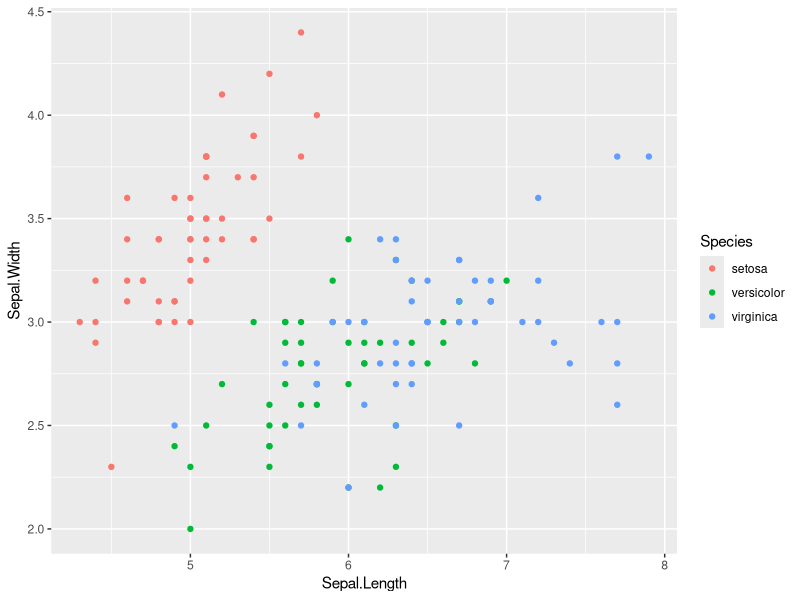
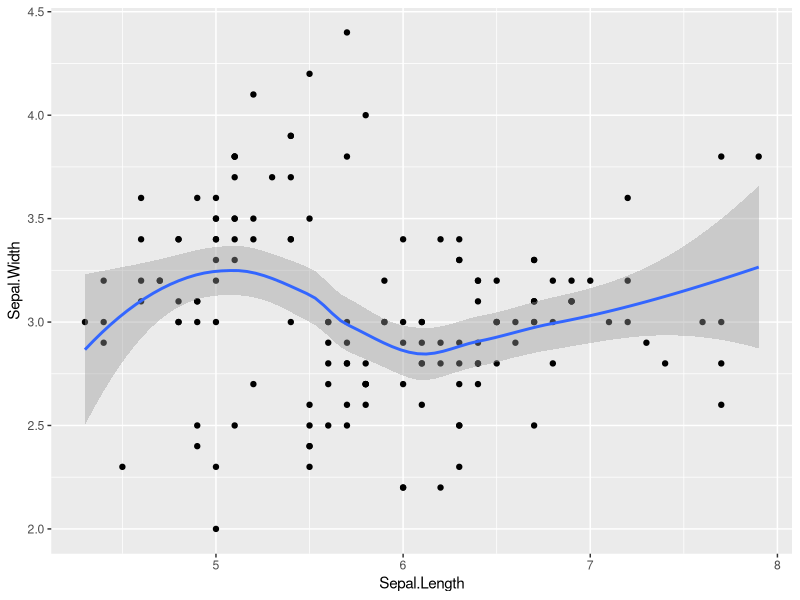
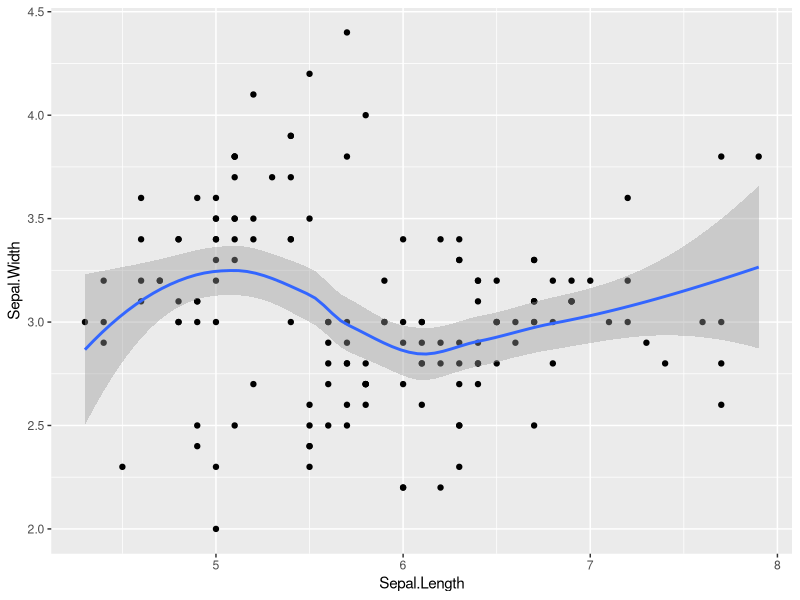
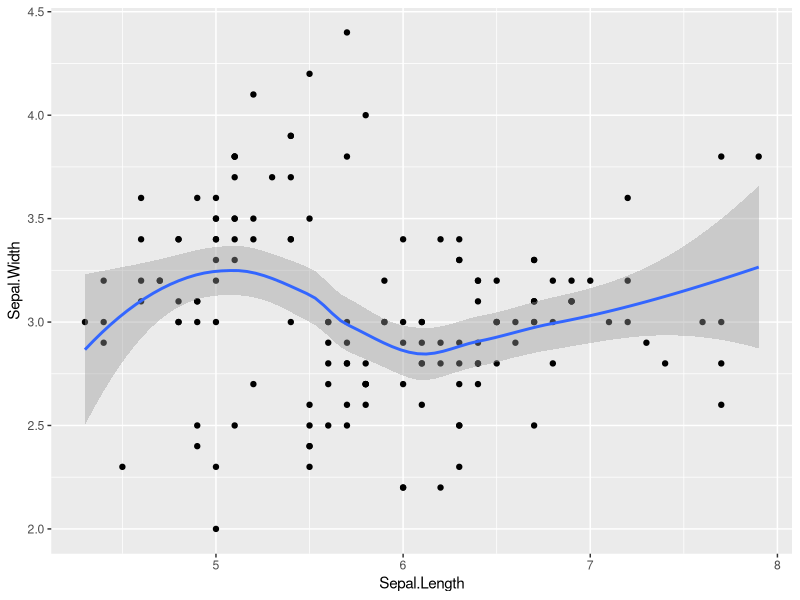
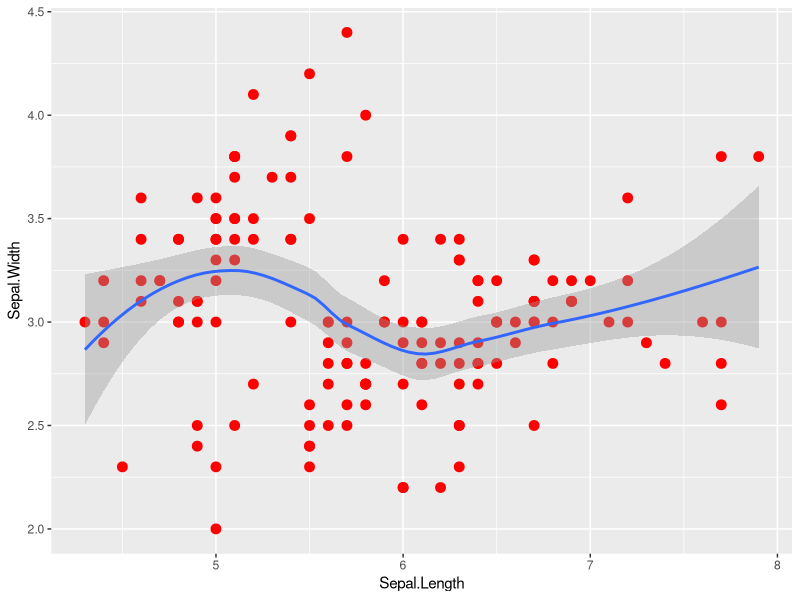
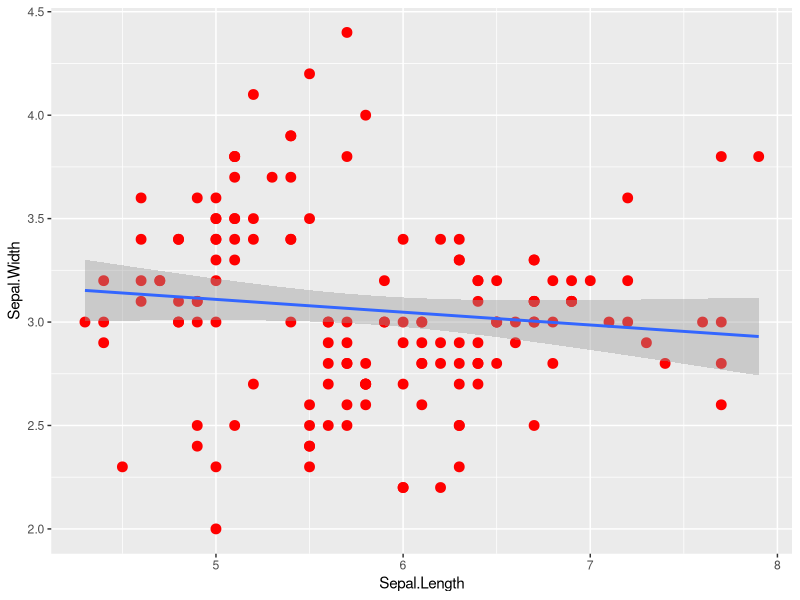
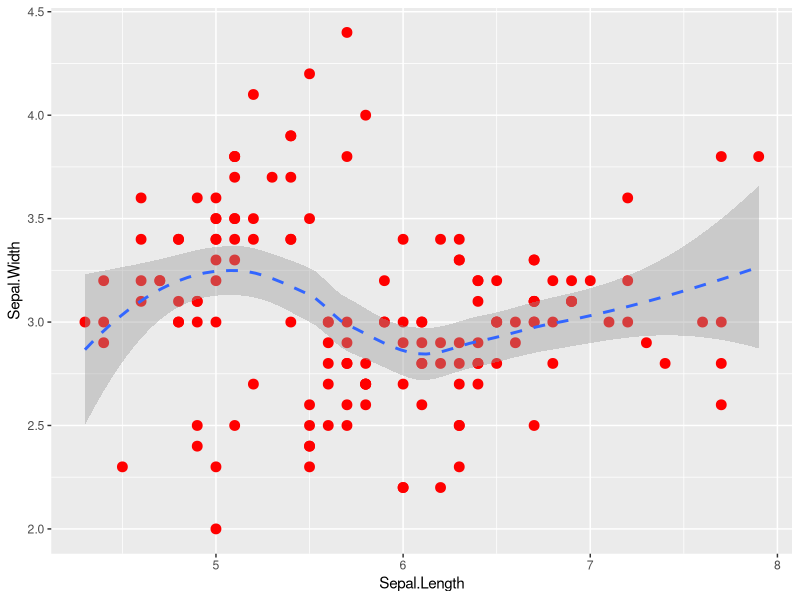
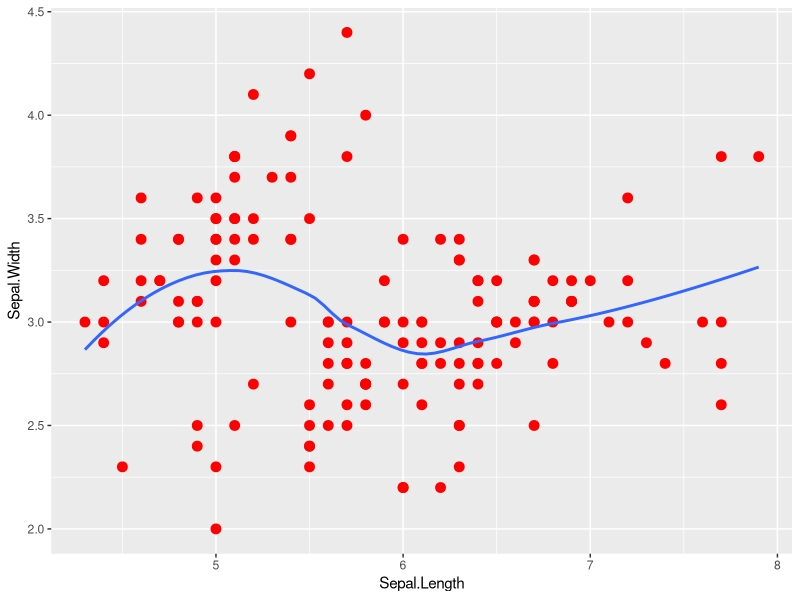

The R source for these figures, in order: (Note: this script raises an error after producing the figures.)
## ---- chunk 1
library(ggplot2)

ggplot() +
  geom_point(data = iris,
             aes(x = Sepal.Length, y=Sepal.Width, colour = Species))

## ---- chunk 2
ggplot() + 
  geom_point(data = iris, aes(x = Sepal.Length, y = Sepal.Width)) +
  geom_smooth(data = iris, aes(x = Sepal.Length, y = Sepal.Width))

## ---- chunk 3
ggplot(data = iris, aes(x= Sepal.Length, y = Sepal.Width)) +
  geom_point() +
  geom_smooth()

iris_plot = ggplot(data = iris, 
                   aes(x = Sepal.Length, y = Sepal.Width))

iris_plot +
  geom_point() +
  geom_smooth()

## ---- chunk 4
data = diamonds
head(data)
## ---- chunk 5
iris_plot +
  geom_point(size = 3, colour = 'red') +
  geom_smooth()

# parameter 지정 (에스테틱 일괄 지정)
## ---- chunk 6
iris_plot + 
  geom_point(size = 3, colour = 'red') +
  geom_smooth(method = 'lm')

## ---- chunk 7
# 선의 모양 변경 
iris_plot +
  geom_point(size =3 , colour = 'red') +
  geom_smooth(linetype = 2)

# standard error 의 범위를 표현하지 않는다. 
iris_plot + 
  geom_point(size = 3, colour = 'red') +
  geom_smooth(se= FALSE)

## ---- chunk 8

iris_plot = ggplot(data = iris, 
          aes(x = Species, y = Sepal.Width))


iris_plot + 
  geom_boxplot(fill='#3399FF', colour='#C8B923')
iris_plot + 
  geom_boxplot(fill='#3399FF', colour='blue')

## ---- chunk 9
ggplot(data = mpg, aes(displ, hwy)) +
  geom_point(position = "jitter") + 
  geom_smooth()

# 누적 막대그래프 

ggplot(mtcars,
  aes(factor(cyl), fill = factor(vs)))+
  geom_bar(position = "stack")

ggplot(mtcars,
  aes(factor(cyl), fill = factor(vs)))+
  geom_bar(position = "fill")

ggplot(mtcars,
  aes(factor(cyl), fill = factor(vs)))+
  geom_bar(position = "dodge")
## ---- chunk 10

head(diamonds, 10)

ggplot(diamonds, 
    aes(x=clarity, fill=cut))+ 
    geom_bar(position="stack")

## ---- chunk 11
dia_bar <- ggplot(diamonds, aes(x=cut, fill=cut)) + geom_bar()
dia_bar + scale_fill_brewer()
## ---- chunk 12
dia_bar + 
  scale_fill_brewer(palette = 'Paired')

dia_bar + 
  scale_fill_brewer(palette = 'Accent')

## ---- chunk 13
dia_bar + 
  coord_flip()
## ---- chunk 14
dia_bar + 
  coord_polar()
## ---- chunk 15
mtc_point <- ggplot(mtcars, aes(mpg, wt) + geom_point())

mtc_point +
  facet_wrap(~cyl)
## ---- chunk 16
ggplot(iris, aes(x=Sepal.Width, y=Sepal.Length)) +
  geom_point()

ggplot(iris, aes(x=Sepal.Width, y=Sepal.Length)) +
  geom_point() +
  facet_wrap(~ Species) + 
  theme_bw()


## ---- chunk 17
ggplot(data=iris, aes(x=Species, y=Sepal.Width))+
  geom_boxplot(fill='#3399FF', colour='#C8B923')


iris_plot = ggplot(data = iris, 
          aes(x = Species, y = Sepal.Width))

iris_plot + 
  geom_boxplot(fill='#3399FF', colour='#C8B923')

iris_plot + 
  geom_boxplot(fill='#3399FF', colour='blue')

